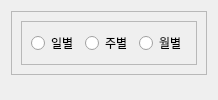
                   <widget class="QWidget" name="record_page">
                    <layout class="QGridLayout" name="gridLayout_10">
                     <item row="0" column="0">
                      <widget class="QFrame" name="frame_25">
                       <property name="frameShape">
                        <enum>QFrame::StyledPanel</enum>
                       </property>
                       <property name="frameShadow">
                        <enum>QFrame::Raised</enum>
                       </property>
                       <layout class="QVBoxLayout" name="verticalLayout_8">
                        <item>
                         <widget class="QFrame" name="frame_26">
                          <property name="sizePolicy">
                           <sizepolicy hsizetype="Maximum" vsizetype="Preferred">
                            <horstretch>0</horstretch>
                            <verstretch>0</verstretch>
                           </sizepolicy>
                          </property>
                          <property name="frameShape">
                           <enum>QFrame::StyledPanel</enum>
                          </property>
                          <property name="frameShadow">
                           <enum>QFrame::Raised</enum>
                          </property>
                          <layout class="QHBoxLayout" name="horizontalLayout_14">
                           <item>
                            <widget class="QRadioButton" name="radio_day">
                             <property name="text">
                              <string>일별</string>
                             </property>
                            </widget>
                           </item>
                           <item>
                            <widget class="QRadioButton" name="radio_week">
                             <property name="text">
                              <string>주별</string>
                             </property>
                            </widget>
                           </item>
                           <item>
                            <widget class="QRadioButton" name="radio_month">
                             <property name="text">
                              <string>월별</string>
                             </property>
                            </widget>
                           </item>
                          </layout>
                         </widget>
                        </item>
                       </layout>
                      </widget>
                     </item>
                     <item row="1" column="0">
                      <widget class="QWidget" name="graph_container" native="true"/>
                     </item>
                    </layout>
                   </widget>
